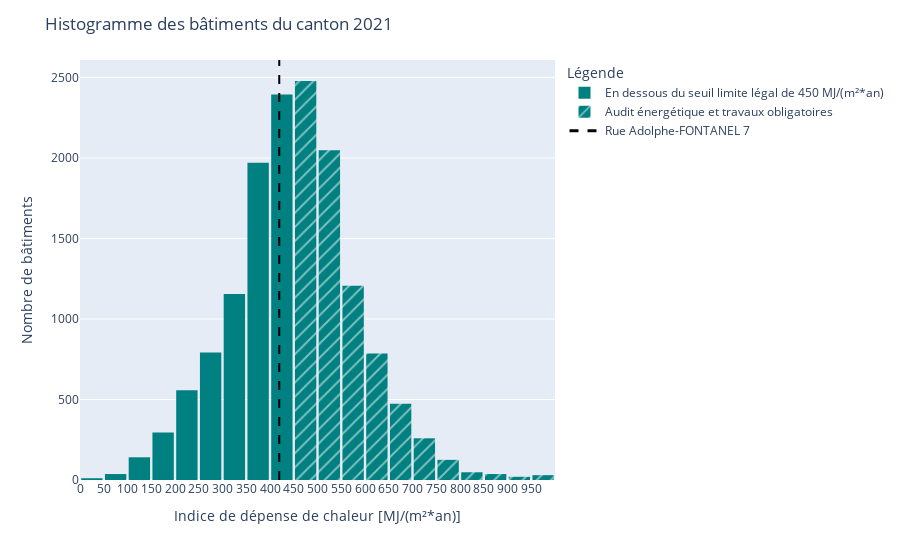

Notebook source saved alongside this figure:
### Code cell
nom_rue = 'Rue Adolphe-FONTANEL 7'
annee_idc = 2021
limite_outlier = 1000

# histogramme général selon année choisie
df_plot3 = df1[['ANNEE','INDICE']]
df_plot3 = df_plot3[df_plot3['INDICE']< limite_outlier]
df_plot3 = df_plot3.sort_values(by=['ANNEE'])
df_plot3 = df_plot3[df_plot3['ANNEE']==annee_idc]
## ajout des traits pour distinguer réno/pas réno
def categorise(row):  
    if row['INDICE'] < 450:
        return 'En dessous du seuil limite légal de 450 MJ/(m²*an)'
    else:
        return 'Audit énergétique et travaux obligatoires'

df_plot3['renovation'] = df_plot3.apply(lambda row: categorise(row), axis=1)
# calcul valeur idc sur histogramme
idc_annee_calcul = df1[df1['ADRESSE']==nom_rue]
idc_annee_calcul = idc_annee_calcul[['ANNEE','INDICE']]
idc_annee_calcul = df_plot3.loc[df_plot3['ANNEE'] == annee_idc, 'INDICE'].iloc[0]

display(idc_annee_calcul)

fig3 = px.histogram(df_plot3, x='INDICE', pattern_shape='renovation', nbins=25, pattern_shape_sequence=["", "/"])
fig3.add_vline(x=idc_annee_calcul, line_dash = 'dash', line_color = 'black', name=nom_rue)
fig3.add_trace(go.Scatter(x=[idc_annee_calcul,idc_annee_calcul], 
                         y=[500,500], 
                         mode='lines', 
                         line=dict(color='black', width=3, dash='dash'),
                         name=nom_rue))
fig3.update_layout(
        title="Histogramme des bâtiments du canton " + str(annee_idc),
        xaxis_title="Indice de dépense de chaleur [MJ/(m²*an)]",
        yaxis_title="Nombre de bâtiments",
        legend_title="Légende",
        xaxis = dict(tickmode = 'linear', dtick = 50),
        #paper_bgcolor="rgba(0,0,0,0)",
        #plot_bgcolor="rgba(0,0,0,0)",
        modebar = dict(bgcolor='rgba(0, 0, 0, 0)'),
        bargap=0.10
        )

fig3.update_traces(marker=dict(color="teal",line_color="black"))

fig3.show()

### Figure 1 — Plotly figure (JSON) as saved in the notebook; plotly's stock layout.template omitted (floating-point values rounded to 4 significant figures; data arrays with more than 128 entries replaced by an {"elided": "..."} marker saying what was removed)
{"data": [{"alignmentgroup": "True", "bingroup": "x", "hovertemplate": "renovation=En dessous du seuil limite légal de 450 MJ/(m²*an)<br>INDICE=%{x}<br>count=%{y}<extra></extra>", "legendgroup": "En dessous du seuil limite légal de 450 MJ/(m²*an)", "marker": {"color": "teal", "line": {"color": "black"}, "pattern": {"shape": ""}}, "name": "En dessous du seuil limite légal de 450 MJ/(m²*an)", "nbinsx": 25, "offsetgroup": "En dessous du seuil limite légal de 450 MJ/(m²*an)", "orientation": "v", "showlegend": true, "type": "histogram", "x": {"elided": "7353 int values"}, "xaxis": "x", "yaxis": "y"}, {"alignmentgroup": "True", "bingroup": "x", "hovertemplate": "renovation=Audit énergétique et travaux obligatoires<br>INDICE=%{x}<br>count=%{y}<extra></extra>", "legendgroup": "Audit énergétique et travaux obligatoires", "marker": {"color": "teal", "line": {"color": "black"}, "pattern": {"shape": "/"}}, "name": "Audit énergétique et travaux obligatoires", "nbinsx": 25, "offsetgroup": "Audit énergétique et travaux obligatoires", "orientation": "v", "showlegend": true, "type": "histogram", "x": {"elided": "7510 int values"}, "xaxis": "x", "yaxis": "y"}, {"line": {"color": "black", "dash": "dash", "width": 3}, "marker": {"color": "teal", "line": {"color": "black"}}, "mode": "lines", "name": "Rue Adolphe-FONTANEL 7", "type": "scatter", "x": [419, 419], "y": [500, 500]}], "layout": {"bargap": 0.1, "barmode": "relative", "legend": {"title": {"text": "Légende"}, "tracegroupgap": 0}, "margin": {"t": 60}, "modebar": {"bgcolor": "rgba(0, 0, 0, 0)"}, "shapes": [{"line": {"color": "black", "dash": "dash"}, "name": "Rue Adolphe-FONTANEL 7", "type": "line", "x0": 419, "x1": 419, "xref": "x", "y0": 0, "y1": 1, "yref": "y domain"}], "title": {"text": "Histogramme des bâtiments du canton 2021"}, "xaxis": {"anchor": "y", "domain": [0, 1], "dtick": 50, "tickmode": "linear", "title": {"text": "Indice de dépense de chaleur [MJ/(m²*an)]"}}, "yaxis": {"anchor": "x", "domain": [0, 1], "title": {"text": "Nombre de bâtiments"}}}}
